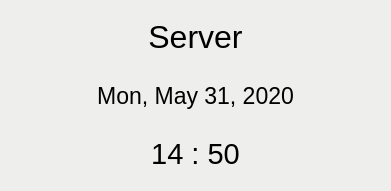
   <widget class="QWidget" name="timezone" native="true">
    <property name="geometry">
     <rect>
      <x>20</x>
      <y>20</y>
      <width>391</width>
      <height>191</height>
     </rect>
    </property>
    <property name="styleSheet">
     <string notr="true">background-color: rgb(238, 238, 236);</string>
    </property>
    <layout class="QVBoxLayout" name="verticalLayout">
     <item>
      <widget class="QLabel" name="server_name">
       <property name="font">
        <font>
         <pointsize>24</pointsize>
        </font>
       </property>
       <property name="text">
        <string>Server</string>
       </property>
       <property name="alignment">
        <set>Qt::AlignCenter</set>
       </property>
      </widget>
     </item>
     <item>
      <widget class="QLabel" name="date">
       <property name="font">
        <font>
         <pointsize>17</pointsize>
        </font>
       </property>
       <property name="text">
        <string>Mon, May 31, 2020</string>
       </property>
       <property name="alignment">
        <set>Qt::AlignCenter</set>
       </property>
      </widget>
     </item>
     <item>
      <widget class="QLabel" name="time">
       <property name="font">
        <font>
         <pointsize>22</pointsize>
        </font>
       </property>
       <property name="text">
        <string>14 : 50</string>
       </property>
       <property name="alignment">
        <set>Qt::AlignCenter</set>
       </property>
      </widget>
     </item>
    </layout>
   </widget>
